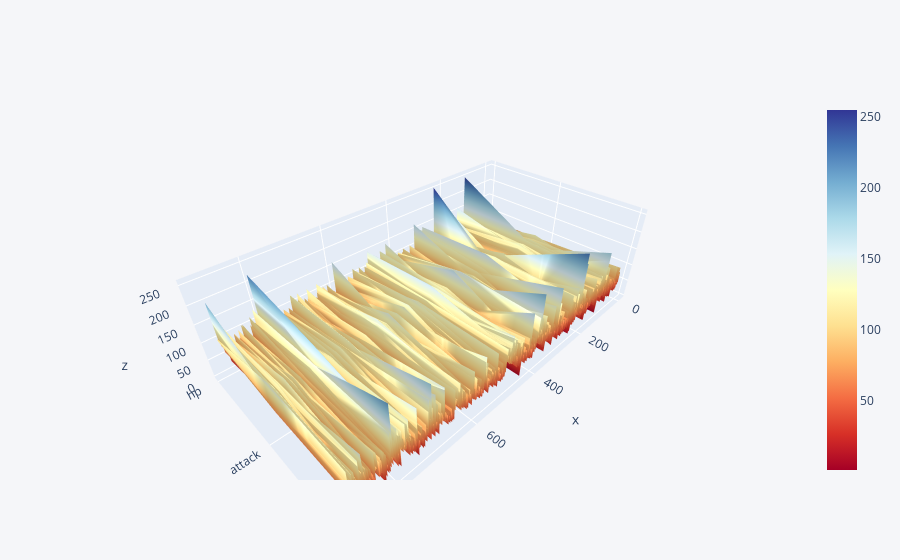

Notebook source saved alongside this figure:
### Code cell
pkmn_3d = pkmn[['hp','attack','defense']]
pkmn_3d.iplot(kind='surface',colorscale='rdylbu')

### Figure 1 — Plotly figure (JSON) as saved in the notebook; plotly's stock layout.template omitted (floating-point values rounded to 4 significant figures; data arrays with more than 128 entries replaced by an {"elided": "..."} marker saying what was removed)
{"data": [{"colorscale": [[0, "rgb(165,0,38)"], [0.1, "rgb(215,48,39)"], [0.2, "rgb(244,109,67)"], [0.3, "rgb(253,174,97)"], [0.4, "rgb(254,224,144)"], [0.5, "rgb(255,255,191)"], [0.6, "rgb(224,243,248)"], [0.7, "rgb(171,217,233)"], [0.8, "rgb(116,173,209)"], [0.9, "rgb(69,117,180)"], [1, "rgb(49,54,149)"]], "type": "surface", "x": {"elided": "898 int values"}, "y": ["hp", "attack", "defense"], "z": {"elided": "3x898 int values"}}], "layout": {"legend": {"bgcolor": "#F5F6F9", "font": {"color": "#4D5663"}}, "paper_bgcolor": "#F5F6F9", "plot_bgcolor": "#F5F6F9", "title": {"font": {"color": "#4D5663"}}, "xaxis": {"gridcolor": "#E1E5ED", "showgrid": true, "tickfont": {"color": "#4D5663"}, "title": {"font": {"color": "#4D5663"}, "text": ""}, "zerolinecolor": "#E1E5ED"}, "yaxis": {"gridcolor": "#E1E5ED", "showgrid": true, "tickfont": {"color": "#4D5663"}, "title": {"font": {"color": "#4D5663"}, "text": ""}, "zerolinecolor": "#E1E5ED"}}}
